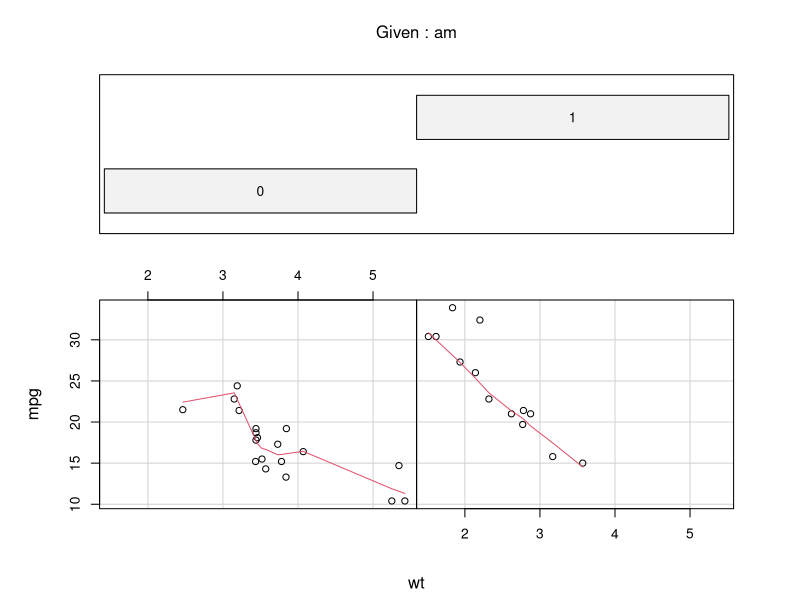
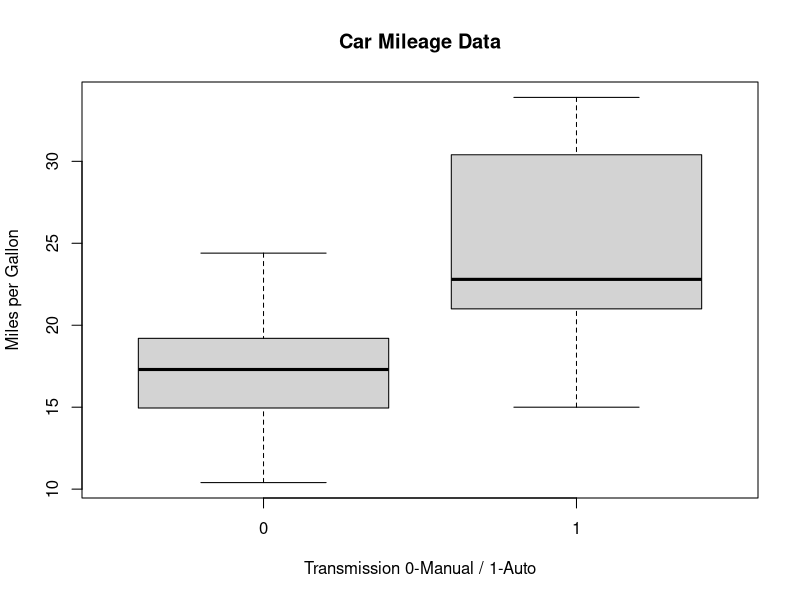
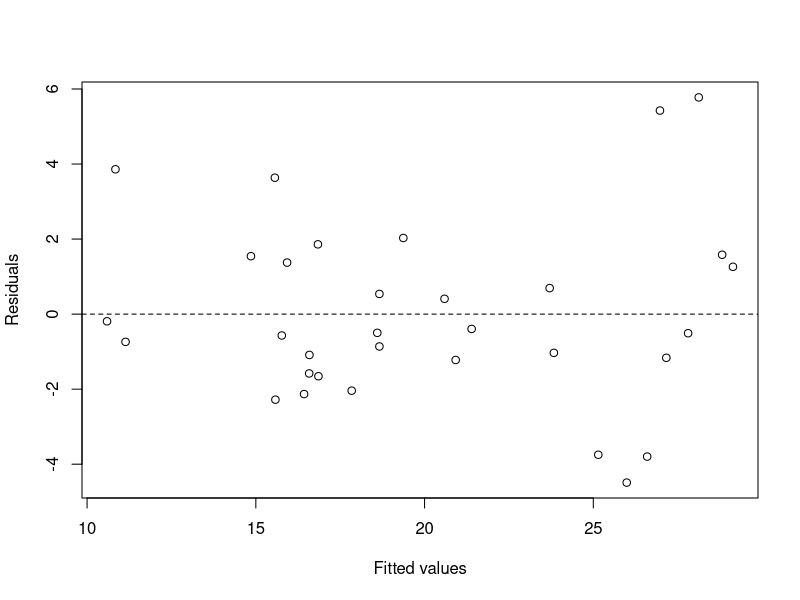
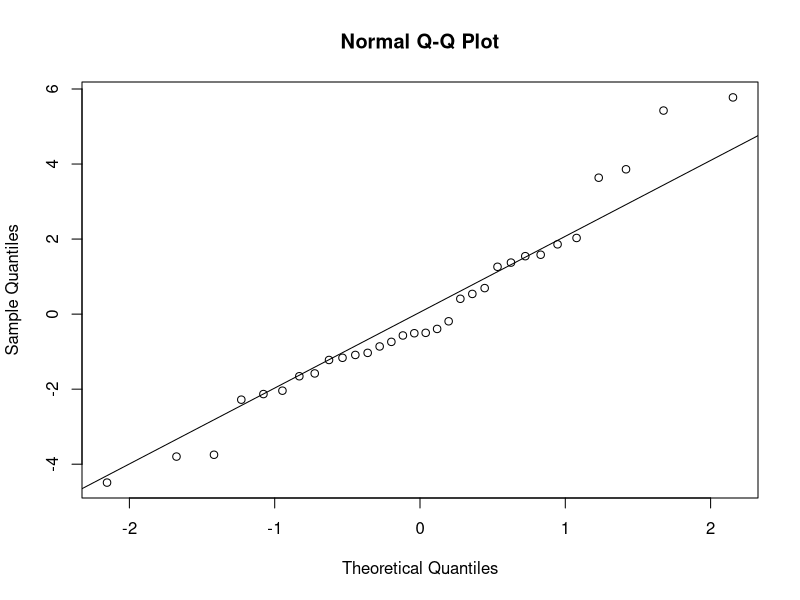

These figures' R source, in order:
## ---- chunk 1
knitr::opts_chunk$set(fig.width=6, fig.height=4, fig.align='center', dpi=100,
                      echo=FALSE, warning=FALSE, message=FALSE)
library(car)
library(dplyr)
require(graphics)
data(mtcars)
# designate mtcars as x (i.e. regressor)
x <- mtcars
x$cyl = as.factor(x$cyl)
x$vs = as.factor(x$vs)
x$am = as.factor(x$am)
x$gear = as.factor(x$gear)
x$carb = as.factor(x$carb)
## ---- chunk 2
v <- lm(mpg ~ .,data=x); vif(v)[,c("GVIF^(1/(2*Df))")]
## ---- chunk 3
v <- lm(mpg ~ wt + cyl + drat + vs + am + gear + carb,data=x); vif(v)[,c("GVIF^(1/(2*Df))")]
## ---- chunk 4
xminimal <- mtcars %>% select(mpg,wt,cyl,drat,vs,am,gear,carb)
cor(xminimal)[c("cyl"),]
## ---- chunk 5
f1 <- lm(mpg ~ wt + am,data=x)
f2 <- update(f1,mpg ~ wt + am + cyl)
f3 <- update(f1,mpg ~ wt + am + cyl + vs)
f4 <- update(f1,mpg ~ wt + am + cyl + carb + drat)
anova(f1,f2,f3,f4) 
## ---- chunk 6
coplot(mpg ~ wt | am, data = x,
       panel = panel.smooth, rows = 1)
## ---- chunk 7
boxplot(mpg~am,data=mtcars,main="Car Mileage Data", xlab="Transmission 0-Manual / 1-Auto", ylab="Miles per Gallon")
## ---- chunk 8
anova(f1,f2,f3,f4) 
## ---- chunk 9
plot(fitted(f2),residuals(f2), xlab="Fitted values",ylab="Residuals", abline(h=0,lty=2))
## ---- chunk 10
qqnorm(resid(f2))
qqline(resid(f2))
## ---- chunk 11
summary(f2)
